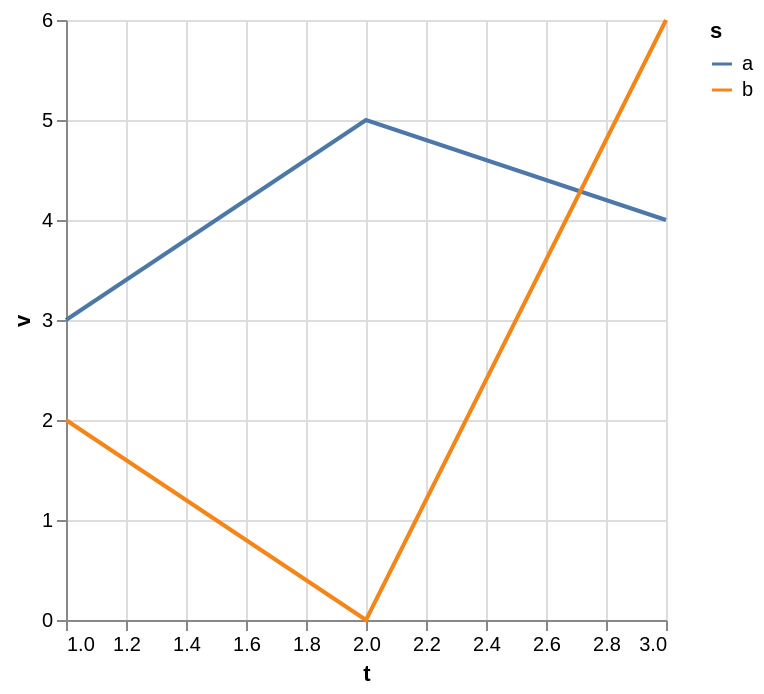

The specification (Vega-Lite) saved for this image:
### Vega-Lite specification from a JSON file in a GitHub repository (floating-point values rounded to 4 significant figures)
{"$schema": "https://vega.github.io/schema/vega-lite/v6.json", "description": "A series with a hole in it, filled by an explicit impute rather than by the stack.", "data": {"values": [{"t": 1, "s": "a", "v": 3}, {"t": 2, "s": "a", "v": 5}, {"t": 3, "s": "a", "v": 4}, {"t": 1, "s": "b", "v": 2}, {"t": 3, "s": "b", "v": 6}]}, "mark": "line", "encoding": {"x": {"field": "t", "type": "quantitative"}, "y": {"field": "v", "type": "quantitative", "impute": {"value": 0}}, "color": {"field": "s", "type": "nominal"}}}
